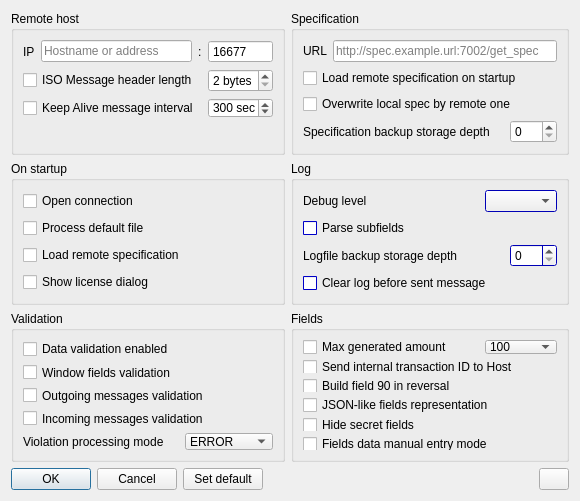
<?xml version="1.0" encoding="UTF-8"?>
<ui version="4.0">
 <class>SettingsWindow</class>
 <widget class="QDialog" name="SettingsWindow">
  <property name="geometry">
   <rect>
    <x>0</x>
    <y>0</y>
    <width>580</width>
    <height>501</height>
   </rect>
  </property>
  <property name="sizePolicy">
   <sizepolicy hsizetype="Fixed" vsizetype="Fixed">
    <horstretch>0</horstretch>
    <verstretch>0</verstretch>
   </sizepolicy>
  </property>
  <property name="minimumSize">
   <size>
    <width>580</width>
    <height>501</height>
   </size>
  </property>
  <property name="maximumSize">
   <size>
    <width>580</width>
    <height>501</height>
   </size>
  </property>
  <property name="windowTitle">
   <string>Signal | Configuration</string>
  </property>
  <property name="whatsThis">
   <string notr="true"/>
  </property>
  <layout class="QGridLayout" name="gridLayout_4">
   <item row="0" column="0">
    <widget class="QGroupBox" name="ConnectionBox">
     <property name="title">
      <string>Remote host</string>
     </property>
     <layout class="QGridLayout" name="gridLayout">
      <item row="2" column="0">
       <layout class="QHBoxLayout" name="horizontalLayout_3">
        <item>
         <widget class="QCheckBox" name="KeepAliveMode">
          <property name="text">
           <string>Keep Alive message interval </string>
          </property>
         </widget>
        </item>
        <item>
         <widget class="QSpinBox" name="KeepAliveInterval">
          <property name="minimumSize">
           <size>
            <width>65</width>
            <height>20</height>
           </size>
          </property>
          <property name="maximumSize">
           <size>
            <width>55</width>
            <height>20</height>
           </size>
          </property>
          <property name="buttonSymbols">
           <enum>QAbstractSpinBox::UpDownArrows</enum>
          </property>
          <property name="keyboardTracking">
           <bool>true</bool>
          </property>
          <property name="showGroupSeparator" stdset="0">
           <bool>false</bool>
          </property>
          <property name="suffix">
           <string> sec</string>
          </property>
          <property name="minimum">
           <number>1</number>
          </property>
          <property name="maximum">
           <number>1000</number>
          </property>
          <property name="value">
           <number>300</number>
          </property>
          <property name="displayIntegerBase">
           <number>10</number>
          </property>
         </widget>
        </item>
       </layout>
      </item>
      <item row="1" column="0">
       <layout class="QHBoxLayout" name="horizontalLayout_6">
        <item>
         <widget class="QCheckBox" name="HeaderLengthMode">
          <property name="text">
           <string>ISO Message header length</string>
          </property>
         </widget>
        </item>
        <item>
         <widget class="QSpinBox" name="HeaderLength">
          <property name="minimumSize">
           <size>
            <width>65</width>
            <height>0</height>
           </size>
          </property>
          <property name="maximumSize">
           <size>
            <width>55</width>
            <height>16777215</height>
           </size>
          </property>
          <property name="whatsThis">
           <string>Usually 2 or 4</string>
          </property>
          <property name="inputMethodHints">
           <set>Qt::ImhNone</set>
          </property>
          <property name="readOnly">
           <bool>false</bool>
          </property>
          <property name="buttonSymbols">
           <enum>QAbstractSpinBox::UpDownArrows</enum>
          </property>
          <property name="keyboardTracking">
           <bool>false</bool>
          </property>
          <property name="showGroupSeparator" stdset="0">
           <bool>false</bool>
          </property>
          <property name="suffix">
           <string> bytes</string>
          </property>
          <property name="prefix">
           <string/>
          </property>
          <property name="minimum">
           <number>2</number>
          </property>
          <property name="maximum">
           <number>64</number>
          </property>
          <property name="singleStep">
           <number>2</number>
          </property>
          <property name="value">
           <number>2</number>
          </property>
         </widget>
        </item>
       </layout>
      </item>
      <item row="0" column="0">
       <layout class="QHBoxLayout" name="horizontalLayout_2">
        <item>
         <widget class="QLabel" name="IpLabel">
          <property name="text">
           <string>IP</string>
          </property>
         </widget>
        </item>
        <item>
         <widget class="QLineEdit" name="SvAddress">
          <property name="placeholderText">
           <string>Hostname or address</string>
          </property>
         </widget>
        </item>
        <item>
         <widget class="QLabel" name="PortLabel">
          <property name="text">
           <string>:</string>
          </property>
         </widget>
        </item>
        <item>
         <widget class="QSpinBox" name="SvPort">
          <property name="minimumSize">
           <size>
            <width>65</width>
            <height>0</height>
           </size>
          </property>
          <property name="frame">
           <bool>true</bool>
          </property>
          <property name="buttonSymbols">
           <enum>QAbstractSpinBox::NoButtons</enum>
          </property>
          <property name="specialValueText">
           <string>Val</string>
          </property>
          <property name="keyboardTracking">
           <bool>false</bool>
          </property>
          <property name="minimum">
           <number>1024</number>
          </property>
          <property name="maximum">
           <number>65535</number>
          </property>
          <property name="value">
           <number>16677</number>
          </property>
         </widget>
        </item>
       </layout>
      </item>
      <item row="3" column="0">
       <spacer name="verticalSpacer_3">
        <property name="orientation">
         <enum>Qt::Vertical</enum>
        </property>
        <property name="sizeHint" stdset="0">
         <size>
          <width>20</width>
          <height>40</height>
         </size>
        </property>
       </spacer>
      </item>
     </layout>
    </widget>
   </item>
   <item row="0" column="1">
    <widget class="QGroupBox" name="SpecBox">
     <property name="title">
      <string>Specification</string>
     </property>
     <layout class="QGridLayout" name="gridLayout_2">
      <item row="4" column="0">
       <layout class="QHBoxLayout" name="horizontalLayout_7">
        <item>
         <widget class="QLabel" name="BackupStorageLabel">
          <property name="text">
           <string>Specification backup storage depth</string>
          </property>
         </widget>
        </item>
        <item>
         <spacer name="horizontalSpacer">
          <property name="orientation">
           <enum>Qt::Horizontal</enum>
          </property>
          <property name="sizeHint" stdset="0">
           <size>
            <width>40</width>
            <height>20</height>
           </size>
          </property>
         </spacer>
        </item>
        <item>
         <widget class="QSpinBox" name="StorageDepth">
          <property name="maximum">
           <number>999</number>
          </property>
         </widget>
        </item>
       </layout>
      </item>
      <item row="5" column="0">
       <spacer name="verticalSpacer_4">
        <property name="orientation">
         <enum>Qt::Vertical</enum>
        </property>
        <property name="sizeHint" stdset="0">
         <size>
          <width>20</width>
          <height>40</height>
         </size>
        </property>
       </spacer>
      </item>
      <item row="0" column="0">
       <layout class="QHBoxLayout" name="horizontalLayout_8">
        <item>
         <widget class="QLabel" name="UrlLabel">
          <property name="text">
           <string>URL</string>
          </property>
         </widget>
        </item>
        <item>
         <widget class="QLineEdit" name="RemoteSpecUrl">
          <property name="placeholderText">
           <string>http://spec.example.url:7002/get_spec</string>
          </property>
         </widget>
        </item>
       </layout>
      </item>
      <item row="2" column="0">
       <widget class="QCheckBox" name="RewriteLocalSpec">
        <property name="text">
         <string>Overwrite local spec by remote one</string>
        </property>
       </widget>
      </item>
      <item row="1" column="0">
       <widget class="QCheckBox" name="LoadSpec2">
        <property name="text">
         <string>Load remote specification on startup</string>
        </property>
       </widget>
      </item>
     </layout>
    </widget>
   </item>
   <item row="1" column="0">
    <widget class="QGroupBox" name="OnStartupBox">
     <property name="title">
      <string>On startup</string>
     </property>
     <layout class="QVBoxLayout" name="verticalLayout_5">
      <item>
       <widget class="QCheckBox" name="ConnectOnStartup">
        <property name="text">
         <string>Open connection</string>
        </property>
       </widget>
      </item>
      <item>
       <widget class="QCheckBox" name="ProcessDefaultDump">
        <property name="text">
         <string>Process default file</string>
        </property>
       </widget>
      </item>
      <item>
       <widget class="QCheckBox" name="LoadSpec">
        <property name="text">
         <string>Load remote specification</string>
        </property>
       </widget>
      </item>
      <item>
       <widget class="QCheckBox" name="ShowLicense">
        <property name="text">
         <string>Show license dialog</string>
        </property>
       </widget>
      </item>
     </layout>
    </widget>
   </item>
   <item row="1" column="1">
    <widget class="QGroupBox" name="LogBox">
     <property name="palette">
      <palette>
       <active>
        <colorrole role="Base">
         <brush brushstyle="SolidPattern">
          <color alpha="255">
           <red>255</red>
           <green>255</green>
           <blue>255</blue>
          </color>
         </brush>
        </colorrole>
        <colorrole role="Window">
         <brush brushstyle="SolidPattern">
          <color alpha="255">
           <red>0</red>
           <green>0</green>
           <blue>255</blue>
          </color>
         </brush>
        </colorrole>
       </active>
       <inactive>
        <colorrole role="Base">
         <brush brushstyle="SolidPattern">
          <color alpha="255">
           <red>255</red>
           <green>255</green>
           <blue>255</blue>
          </color>
         </brush>
        </colorrole>
        <colorrole role="Window">
         <brush brushstyle="SolidPattern">
          <color alpha="255">
           <red>0</red>
           <green>0</green>
           <blue>255</blue>
          </color>
         </brush>
        </colorrole>
       </inactive>
       <disabled>
        <colorrole role="Base">
         <brush brushstyle="SolidPattern">
          <color alpha="255">
           <red>0</red>
           <green>0</green>
           <blue>255</blue>
          </color>
         </brush>
        </colorrole>
        <colorrole role="Window">
         <brush brushstyle="SolidPattern">
          <color alpha="255">
           <red>0</red>
           <green>0</green>
           <blue>255</blue>
          </color>
         </brush>
        </colorrole>
       </disabled>
      </palette>
     </property>
     <property name="title">
      <string>Log</string>
     </property>
     <layout class="QGridLayout" name="gridLayout_6">
      <item row="0" column="0">
       <layout class="QHBoxLayout" name="horizontalLayout_4">
        <item>
         <widget class="QLabel" name="label_4">
          <property name="text">
           <string>Debug level</string>
          </property>
         </widget>
        </item>
        <item>
         <spacer name="horizontalSpacer_2">
          <property name="orientation">
           <enum>Qt::Horizontal</enum>
          </property>
          <property name="sizeHint" stdset="0">
           <size>
            <width>40</width>
            <height>20</height>
           </size>
          </property>
         </spacer>
        </item>
        <item>
         <widget class="QComboBox" name="DebugLevel"/>
        </item>
       </layout>
      </item>
      <item row="4" column="0">
       <widget class="QCheckBox" name="ClearLog">
        <property name="text">
         <string>Clear log before sent message</string>
        </property>
       </widget>
      </item>
      <item row="3" column="0">
       <layout class="QHBoxLayout" name="horizontalLayout_10">
        <item>
         <widget class="QLabel" name="LogBackupLabel">
          <property name="text">
           <string>Logfile backup storage depth</string>
          </property>
         </widget>
        </item>
        <item>
         <spacer name="horizontalSpacer_7">
          <property name="orientation">
           <enum>Qt::Horizontal</enum>
          </property>
          <property name="sizeHint" stdset="0">
           <size>
            <width>40</width>
            <height>20</height>
           </size>
          </property>
         </spacer>
        </item>
        <item>
         <widget class="QSpinBox" name="LogStorageDepth">
          <property name="maximum">
           <number>999</number>
          </property>
         </widget>
        </item>
       </layout>
      </item>
      <item row="2" column="0">
       <widget class="QCheckBox" name="ParseSubfields">
        <property name="text">
         <string>Parse subfields</string>
        </property>
       </widget>
      </item>
     </layout>
    </widget>
   </item>
   <item row="2" column="0">
    <widget class="QGroupBox" name="groupBox">
     <property name="title">
      <string>Validation</string>
     </property>
     <layout class="QGridLayout" name="gridLayout_3">
      <item row="0" column="0">
       <widget class="QCheckBox" name="ValidationEnabled">
        <property name="text">
         <string>Data validation enabled </string>
        </property>
       </widget>
      </item>
      <item row="2" column="0">
       <widget class="QCheckBox" name="ValidateOutgoing">
        <property name="text">
         <string>Outgoing messages validation</string>
        </property>
       </widget>
      </item>
      <item row="7" column="0">
       <layout class="QHBoxLayout" name="horizontalLayout_9">
        <item>
         <widget class="QLabel" name="ValidationModeLabel">
          <property name="text">
           <string>Violation processing mode</string>
          </property>
         </widget>
        </item>
        <item>
         <spacer name="horizontalSpacer_5">
          <property name="orientation">
           <enum>Qt::Horizontal</enum>
          </property>
          <property name="sizeHint" stdset="0">
           <size>
            <width>40</width>
            <height>20</height>
           </size>
          </property>
         </spacer>
        </item>
        <item>
         <widget class="QComboBox" name="ValidationReaction">
          <item>
           <property name="text">
            <string>ERROR</string>
           </property>
          </item>
          <item>
           <property name="text">
            <string>WARNING</string>
           </property>
          </item>
          <item>
           <property name="text">
            <string>FLEXIBLE</string>
           </property>
          </item>
         </widget>
        </item>
       </layout>
      </item>
      <item row="1" column="0">
       <widget class="QCheckBox" name="ValidateWindow">
        <property name="text">
         <string>Window fields validation</string>
        </property>
       </widget>
      </item>
      <item row="3" column="0">
       <widget class="QCheckBox" name="ValidateIncoming">
        <property name="text">
         <string>Incoming messages validation</string>
        </property>
       </widget>
      </item>
     </layout>
    </widget>
   </item>
   <item row="2" column="1">
    <widget class="QGroupBox" name="FieldsBox">
     <property name="inputMethodHints">
      <set>Qt::ImhDigitsOnly</set>
     </property>
     <property name="title">
      <string>Fields</string>
     </property>
     <layout class="QGridLayout" name="gridLayout_5">
      <item row="1" column="0">
       <widget class="QCheckBox" name="SendInternalId">
        <property name="text">
         <string>Send internal transaction ID to Host</string>
        </property>
       </widget>
      </item>
      <item row="0" column="0">
       <layout class="QHBoxLayout" name="horizontalLayout">
        <item>
         <widget class="QCheckBox" name="MaxAmountBox">
          <property name="text">
           <string>Max generated amount</string>
          </property>
         </widget>
        </item>
        <item>
         <spacer name="horizontalSpacer_6">
          <property name="orientation">
           <enum>Qt::Horizontal</enum>
          </property>
          <property name="sizeHint" stdset="0">
           <size>
            <width>40</width>
            <height>20</height>
           </size>
          </property>
         </spacer>
        </item>
        <item>
         <widget class="QComboBox" name="MaxAmount">
          <property name="inputMethodHints">
           <set>Qt::ImhDigitsOnly</set>
          </property>
          <property name="editable">
           <bool>false</bool>
          </property>
          <item>
           <property name="text">
            <string>100</string>
           </property>
          </item>
          <item>
           <property name="text">
            <string>500</string>
           </property>
          </item>
          <item>
           <property name="text">
            <string>1500</string>
           </property>
          </item>
          <item>
           <property name="text">
            <string>10000</string>
           </property>
          </item>
          <item>
           <property name="text">
            <string>100000</string>
           </property>
          </item>
         </widget>
        </item>
       </layout>
      </item>
      <item row="4" column="0">
       <widget class="QCheckBox" name="HideSecrets">
        <property name="text">
         <string>Hide secret fields</string>
        </property>
       </widget>
      </item>
      <item row="2" column="0">
       <widget class="QCheckBox" name="BuildFld90">
        <property name="text">
         <string>Build field 90 in reversal</string>
        </property>
       </widget>
      </item>
      <item row="3" column="0">
       <widget class="QCheckBox" name="JsonMode">
        <property name="text">
         <string>JSON-like fields representation </string>
        </property>
       </widget>
      </item>
      <item row="6" column="0">
       <spacer name="verticalSpacer_5">
        <property name="orientation">
         <enum>Qt::Vertical</enum>
        </property>
        <property name="sizeHint" stdset="0">
         <size>
          <width>20</width>
          <height>40</height>
         </size>
        </property>
       </spacer>
      </item>
      <item row="5" column="0">
       <widget class="QCheckBox" name="ManualInputMode">
        <property name="text">
         <string>Fields data manual entry mode</string>
        </property>
       </widget>
      </item>
     </layout>
    </widget>
   </item>
   <item row="3" column="0" colspan="2">
    <layout class="QHBoxLayout" name="horizontalLayout_5">
     <item>
      <widget class="QDialogButtonBox" name="buttonBox">
       <property name="focusPolicy">
        <enum>Qt::TabFocus</enum>
       </property>
       <property name="orientation">
        <enum>Qt::Horizontal</enum>
       </property>
       <property name="standardButtons">
        <set>QDialogButtonBox::Cancel|QDialogButtonBox::Ok</set>
       </property>
      </widget>
     </item>
     <item>
      <widget class="QPushButton" name="ButtonDefault">
       <property name="text">
        <string>Set default</string>
       </property>
      </widget>
     </item>
     <item>
      <spacer name="horizontalSpacer_4">
       <property name="orientation">
        <enum>Qt::Horizontal</enum>
       </property>
       <property name="sizeHint" stdset="0">
        <size>
         <width>40</width>
         <height>20</height>
        </size>
       </property>
      </spacer>
     </item>
     <item>
      <spacer name="horizontalSpacer_3">
       <property name="orientation">
        <enum>Qt::Horizontal</enum>
       </property>
       <property name="sizeHint" stdset="0">
        <size>
         <width>54</width>
         <height>20</height>
        </size>
       </property>
      </spacer>
     </item>
     <item>
      <widget class="QPushButton" name="ButtonAbout">
       <property name="maximumSize">
        <size>
         <width>30</width>
         <height>16777215</height>
        </size>
       </property>
       <property name="focusPolicy">
        <enum>Qt::TabFocus</enum>
       </property>
       <property name="whatsThis">
        <string/>
       </property>
       <property name="text">
        <string/>
       </property>
      </widget>
     </item>
    </layout>
   </item>
  </layout>
 </widget>
 <tabstops>
  <tabstop>SvAddress</tabstop>
  <tabstop>SvPort</tabstop>
  <tabstop>HeaderLengthMode</tabstop>
  <tabstop>HeaderLength</tabstop>
  <tabstop>KeepAliveMode</tabstop>
  <tabstop>KeepAliveInterval</tabstop>
  <tabstop>ConnectOnStartup</tabstop>
  <tabstop>ProcessDefaultDump</tabstop>
  <tabstop>ParseSubfields</tabstop>
  <tabstop>SendInternalId</tabstop>
  <tabstop>BuildFld90</tabstop>
  <tabstop>JsonMode</tabstop>
  <tabstop>HideSecrets</tabstop>
  <tabstop>buttonBox</tabstop>
  <tabstop>ButtonAbout</tabstop>
 </tabstops>
 <resources/>
 <connections/>
</ui>
